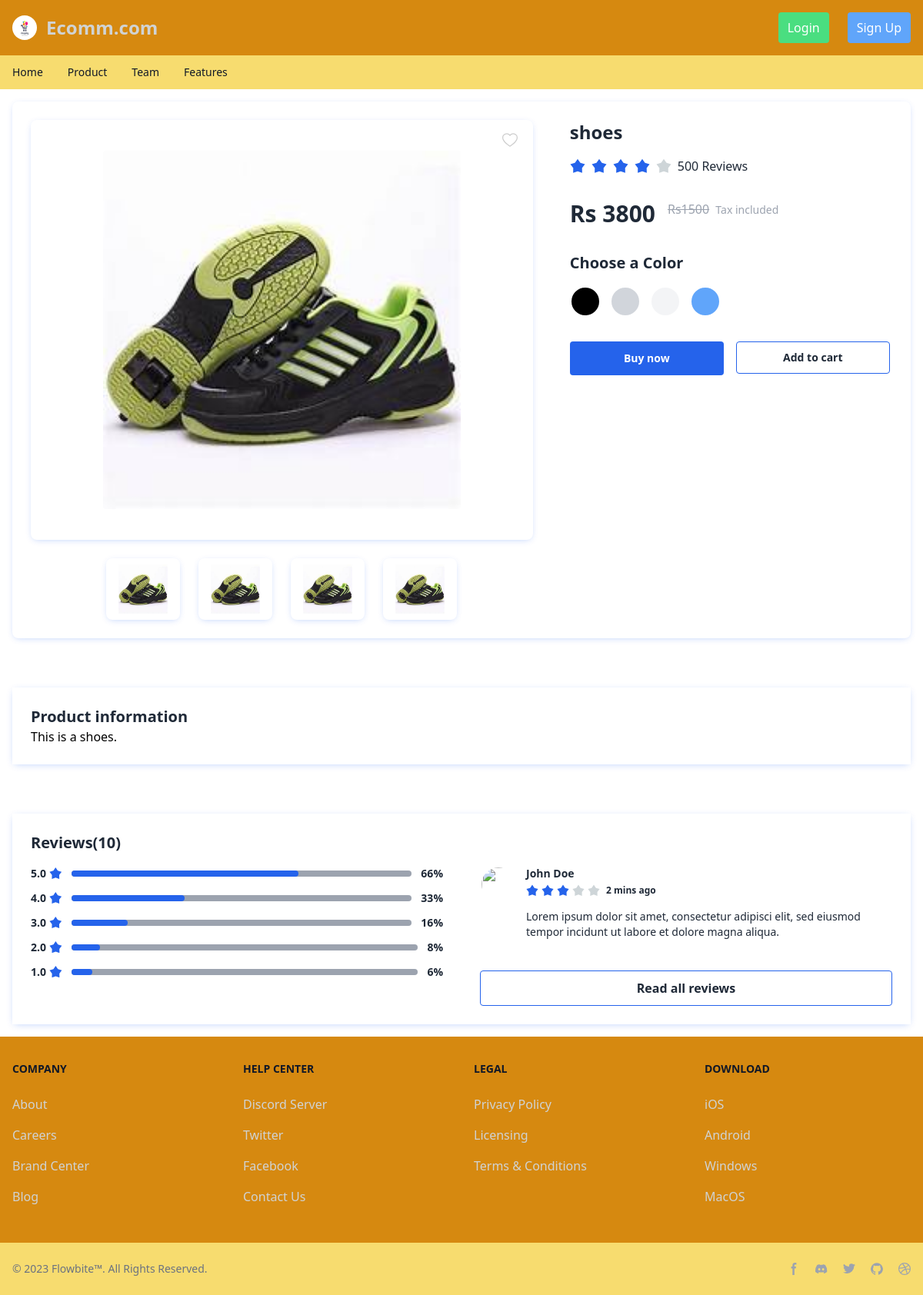
/productdetail/15, run on the app's committed database.
### product/models.py (models this page shows, shortened)
class Product(models.Model):
    product_name = models.CharField(max_length=200)
    product_price = models.IntegerField()
    quantity = models.FloatField()
    description = models.TextField()
    image = models.FileField(upload_to='static/uploads',null=True)
    category = models.ForeignKey(Category, on_delete=models.CASCADE, null=True)

### users/views.py (the view)
# urls.py: path('productdetail/<int:product_id>', views.product_detail, name='productdetail'),
def product_detail(request, product_id):
    product = Product.objects.get(id=product_id)
    context = {
        'product':product
    }
    return render(request, 'users/productdetail.html',context)

### users/templates/users/productdetail.html (shortened to what this page needs)
{% extends 'layouttail.html'%}
{% block main_content%}
<div class="font-sans bg-white">
    <div class="p-4 lg:max-w-7xl max-w-4xl mx-auto">
        <div class="grid items-start grid-cols-1 lg:grid-cols-5 gap-12 shadow-[0_2px_10px_-3px_rgba(6,81,237,0.3)] p-6 rounded-lg">
            <div class="lg:col-span-3 w-full lg:sticky top-0 text-center">
                <div class="px-4 py-10 rounded-lg shadow-[0_2px_10px_-3px_rgba(6,81,237,0.3)] relative">
                    <img src="/{{product.image}}" alt="Product" class="w-3/4 rounded object-cover mx-auto" />
                    <button type="button" class="absolute top-4 right-4">
                    </button>
                </div>
                <div class="mt-6 flex flex-wrap justify-center gap-6 mx-auto">
                    <div class="w-24 h-20 flex items-center justify-center rounded-lg p-4 shadow-[0_2px_10px_-3px_rgba(6,81,237,0.3)] cursor-pointer">
                        <img src="/{{product.image}}" alt="Product2" class="w-full" />
                    </div>
                    <div class="w-24 h-20 flex items-center justify-center rounded-lg p-4 shadow-[0_2px_10px_-3px_rgba(6,81,237,0.3)] cursor-pointer">
                        <img src="/{{product.image}}" alt="Product2" class="w-full" />
                    </div>
                    <div class="w-24 h-20 flex items-center justify-center rounded-lg p-4 shadow-[0_2px_10px_-3px_rgba(6,81,237,0.3)] cursor-pointer">
                        <img src="/{{product.image}}" alt="Product2" class="w-full" />
                    </div>
                    <div class="w-24 h-20 flex items-center justify-center rounded-lg p-4 shadow-[0_2px_10px_-3px_rgba(6,81,237,0.3)] cursor-pointer">
                        <img src="/{{product.image}}" alt="Product2" class="w-full" />
                    </div>
                </div>
            </div>
            <div class="lg:col-span-2">
                <h2 class="text-2xl font-extrabold text-gray-800">{{product.product_name}}</h2>
                <div class="flex space-x-2 mt-4">
                    <svg class="w-5 fill-blue-600" viewBox="0 0 14 13" fill="none"
                        xmlns="http://www.w3.org/2000/svg">
                        <path
                            d="M7 0L9.4687 3.60213L13.6574 4.83688L10.9944 8.29787L11.1145 12.6631L7 11.2L2.8855 12.6631L3.00556 8.29787L0.342604 4.83688L4.5313 3.60213L7 0Z" />
                    </svg>
                    <svg class="w-5 fill-blue-600" viewBox="0 0 14 13" fill="none"
                        xmlns="http://www.w3.org/2000/svg">
                        <path
                            d="M7 0L9.4687 3.60213L13.6574 4.83688L10.9944 8.29787L11.1145 12.6631L7 11.2L2.8855 12.6631L3.00556 8.29787L0.342604 4.83688L4.5313 3.60213L7 0Z" />
                    </svg>
                    <svg class="w-5 fill-blue-600" viewBox="0 0 14 13" fill="none"
                        xmlns="http://www.w3.org/2000/svg">
                        <path
                            d="M7 0L9.4687 3.60213L13.6574 4.83688L10.9944 8.29787L11.1145 12.6631L7 11.2L2.8855 12.6631L3.00556 8.29787L0.342604 4.83688L4.5313 3.60213L7 0Z" />
                    </svg>
                    <svg class="w-5 fill-blue-600" viewBox="0 0 14 13" fill="none"
                        xmlns="http://www.w3.org/2000/svg">
                        <path
                            d="M7 0L9.4687 3.60213L13.6574 4.83688L10.9944 8.29787L11.1145 12.6631L7 11.2L2.8855 12.6631L3.00556 8.29787L0.342604 4.83688L4.5313 3.60213L7 0Z" />
                    </svg>
                    <svg class="w-5 fill-[#CED5D8]" viewBox="0 0 14 13" fill="none"
                        xmlns="http://www.w3.org/2000/svg">
                        <path
                            d="M7 0L9.4687 3.60213L13.6574 4.83688L10.9944 8.29787L11.1145 12.6631L7 11.2L2.8855 12.6631L3.00556 8.29787L0.342604 4.83688L4.5313 3.60213L7 0Z" />
                    </svg>
                    <h4 class="text-gray-800 text-base">500 Reviews</h4>
                </div>
                <div class="flex flex-wrap gap-4 mt-8">
                    <p class="text-gray-800 text-3xl font-bold">Rs {{product.product_price}}</p>
                    <p class="text-gray-400 text-base"><strike>Rs1500</strike> <span class="text-sm ml-1">Tax included</span></p>
                </div>
                <div class="mt-8">
                    <h3 class="text-xl font-bold text-gray-800">Choose a Color</h3>
                    <div class="flex flex-wrap gap-3 mt-4">
                        <button type="button" class="w-10 h-10 bg-black border-2 border-white hover:border-gray-800 rounded-full shrink-0 transition-all"></button>
                        <button type="button" class="w-10 h-10 bg-gray-300 border-2 border-white hover:border-gray-800 rounded-full shrink-0 transition-all"></button>
                        <button type="button" class="w-10 h-10 bg-gray-100 border-2 border-white hover:border-gray-800 rounded-full shrink-0 transition-all"></button>
                        <button type="button" class="w-10 h-10 bg-blue-400 border-2 border-white hover:border-gray-800 rounded-full shrink-0 transition-all"></button>
                    </div>
                </div>
                <div class="flex flex-wrap gap-4 mt-8">
                    <button type="button" class="min-w-[200px] px-4 py-3 bg-blue-600 hover:bg-blue-700 text-white text-sm font-semibold rounded">Buy now</button>
                    <a href="{% url 'addtocart' product.id %}"><button type="button" class="min-w-[200px] px-4 py-2.5 border border-blue-600 bg-transparent hover:bg-gray-50 text-gray-800 text-sm font-semibold rounded">Add to cart</button></a>
                </div>
            </div>
        </div>
        <div class="mt-16 shadow-[0_2px_10px_-3px_rgba(6,81,237,0.3)] p-6">
            <h3 class="text-xl font-bold text-gray-800">Product information</h3>
            <p>{{product.description}}</p>
        </div>
        <div class="mt-16 shadow-[0_2px_10px_-3px_rgba(6,81,237,0.3)] p-6">
            <h3 class="text-xl font-bold text-gray-800">Reviews(10)</h3>
            <div class="grid md:grid-cols-2 gap-12 mt-4">
                <div class="space-y-3">
                    <div class="flex items-center">
                        <p class="text-sm text-gray-800 font-bold">5.0</p>
                        <svg class="w-5 fill-blue-600 ml-1" viewBox="0 0 14 13" fill="none" xmlns="http://www.w3.org/2000/svg">
                            <path
                                d="M7 0L9.4687 3.60213L13.6574 4.83688L10.9944 8.29787L11.1145 12.6631L7 11.2L2.8855 12.6631L3.00556 8.29787L0.342604 4.83688L4.5313 3.60213L7 0Z" />
                        </svg>
                        <div class="bg-gray-400 rounded w-full h-2 ml-3">
                            <div class="w-2/3 h-full rounded bg-blue-600"></div>
                        </div>
                        <p class="text-sm text-gray-800 font-bold ml-3">66%</p>
                    </div>
                    <div class="flex items-center">
                        <p class="text-sm text-gray-800 font-bold">4.0</p>
                        <svg class="w-5 fill-blue-600 ml-1" viewBox="0 0 14 13" fill="none" xmlns="http://www.w3.org/2000/svg">
                            <path
                                d="M7 0L9.4687 3.60213L13.6574 4.83688L10.9944 8.29787L11.1145 12.6631L7 11.2L2.8855 12.6631L3.00556 8.29787L0.342604 4.83688L4.5313 3.60213L7 0Z" />
                        </svg>
                        <div class="bg-gray-400 rounded w-full h-2 ml-3">
                            <div class="w-1/3 h-full rounded bg-blue-600"></div>
                        </div>
                        <p class="text-sm text-gray-800 font-bold ml-3">33%</p>
                    </div>
                    <div class="flex items-center">
                        <p class="text-sm text-gray-800 font-bold">3.0</p>
                        <svg class="w-5 fill-blue-600 ml-1" viewBox="0 0 14 13" fill="none" xmlns="http://www.w3.org/2000/svg">
                            <path
                                d="M7 0L9.4687 3.60213L13.6574 4.83688L10.9944 8.29787L11.1145 12.6631L7 11.2L2.8855 12.6631L3.00556 8.29787L0.342604 4.83688L4.5313 3.60213L7 0Z" />
                        </svg>
                        <div class="bg-gray-400 rounded w-full h-2 ml-3">
                            <div class="w-1/6 h-full rounded bg-blue-600"></div>
                        </div>
                        <p class="text-sm text-gray-800 font-bold ml-3">16%</p>
                    </div>
                    <div class="flex items-center">
                        <p class="text-sm text-gray-800 font-bold">2.0</p>
                        <svg class="w-5 fill-blue-600 ml-1" viewBox="0 0 14 13" fill="none" xmlns="http://www.w3.org/2000/svg">
                            <path
                                d="M7 0L9.4687 3.60213L13.6574 4.83688L10.9944 8.29787L11.1145 12.6631L7 11.2L2.8855 12.6631L3.00556 8.29787L0.342604 4.83688L4.5313 3.60213L7 0Z" />
                        </svg>
                        <div class="bg-gray-400 rounded w-full h-2 ml-3">
                            <div class="w-1/12 h-full rounded bg-blue-600"></div>
                        </div>
                        <p class="text-sm text-gray-800 font-bold ml-3">8%</p>
                    </div>
                    <div class="flex items-center">
                        <p class="text-sm text-gray-800 font-bold">1.0</p>
                        <svg class="w-5 fill-blue-600 ml-1" viewBox="0 0 14 13" fill="none" xmlns="http://www.w3.org/2000/svg">
                            <path
                                d="M7 0L9.4687 3.60213L13.6574 4.83688L10.9944 8.29787L11.1145 12.6631L7 11.2L2.8855 12.6631L3.00556 8.29787L0.342604 4.83688L4.5313 3.60213L7 0Z" />
                        </svg>
                        <div class="bg-gray-400 rounded w-full h-2 ml-3">
                            <div class="w-[6%] h-full rounded bg-blue-600"></div>
                        </div>
                        <p class="text-sm text-gray-800 font-bold ml-3">6%</p>
                    </div>
                </div>
                <div>
                    <div class="flex items-start">
                        <img src="https://readymadeui.com/team-2.webp" class="w-12 h-12 rounded-full border-2 border-white" />
                        <div class="ml-3">
                            <h4 class="text-sm font-bold text-gray-800">John Doe</h4>
                            <div class="flex space-x-1 mt-1">
                                <svg class="w-4 fill-blue-600" viewBox="0 0 14 13" fill="none"
                                    xmlns="http://www.w3.org/2000/svg">
                                    <path
                                        d="M7 0L9.4687 3.60213L13.6574 4.83688L10.9944 8.29787L11.1145 12.6631L7 11.2L2.8855 12.6631L3.00556 8.29787L0.342604 4.83688L4.5313 3.60213L7 0Z" />
                                </svg>
                                <svg class="w-4 fill-blue-600" viewBox="0 0 14 13" fill="none"
                                    xmlns="http://www.w3.org/2000/svg">
                                    <path
                                        d="M7 0L9.4687 3.60213L13.6574 4.83688L10.9944 8.29787L11.1145 12.6631L7 11.2L2.8855 12.6631L3.00556 8.29787L0.342604 4.83688L4.5313 3.60213L7 0Z" />
                                </svg>
                                <svg class="w-4 fill-blue-600" viewBox="0 0 14 13" fill="none"
                                    xmlns="http://www.w3.org/2000/svg">
                                    <path
                                        d="M7 0L9.4687 3.60213L13.6574 4.83688L10.9944 8.29787L11.1145 12.6631L7 11.2L2.8855 12.6631L3.00556 8.29787L0.342604 4.83688L4.5313 3.60213L7 0Z" />
                                </svg>
                                <svg class="w-4 fill-[#CED5D8]" viewBox="0 0 14 13" fill="none"
                                    xmlns="http://www.w3.org/2000/svg">
                                    <path
                                        d="M7 0L9.4687 3.60213L13.6574 4.83688L10.9944 8.29787L11.1145 12.6631L7 11.2L2.8855 12.6631L3.00556 8.29787L0.342604 4.83688L4.5313 3.60213L7 0Z" />
                                </svg>
                                <svg class="w-4 fill-[#CED5D8]" viewBox="0 0 14 13" fill="none"
                                    xmlns="http://www.w3.org/2000/svg">
                                    <path
                                        d="M7 0L9.4687 3.60213L13.6574 4.83688L10.9944 8.29787L11.1145 12.6631L7 11.2L2.8855 12.6631L3.00556 8.29787L0.342604 4.83688L4.5313 3.60213L7 0Z" />
                                </svg>
                                <p class="text-xs !ml-2 font-semibold text-gray-800">2 mins ago</p>
                            </div>
                            <p class="text-sm mt-4 text-gray-800">Lorem ipsum dolor sit amet, consectetur adipisci elit, sed eiusmod tempor incidunt ut labore et dolore magna aliqua.</p>
                        </div>
                    </div>
                    <button type="button" class="w-full mt-10 px-4 py-2.5 bg-transparent hover:bg-gray-50 border border-blue-600 text-gray-800 font-bold rounded">Read all reviews</button>
                </div>
            </div>
        </div>
    </div>
</div>
{%endblock%}

### data on the page
Product: image (picture), product_name "shoes", product_price "3800", description "This is a shoes."
